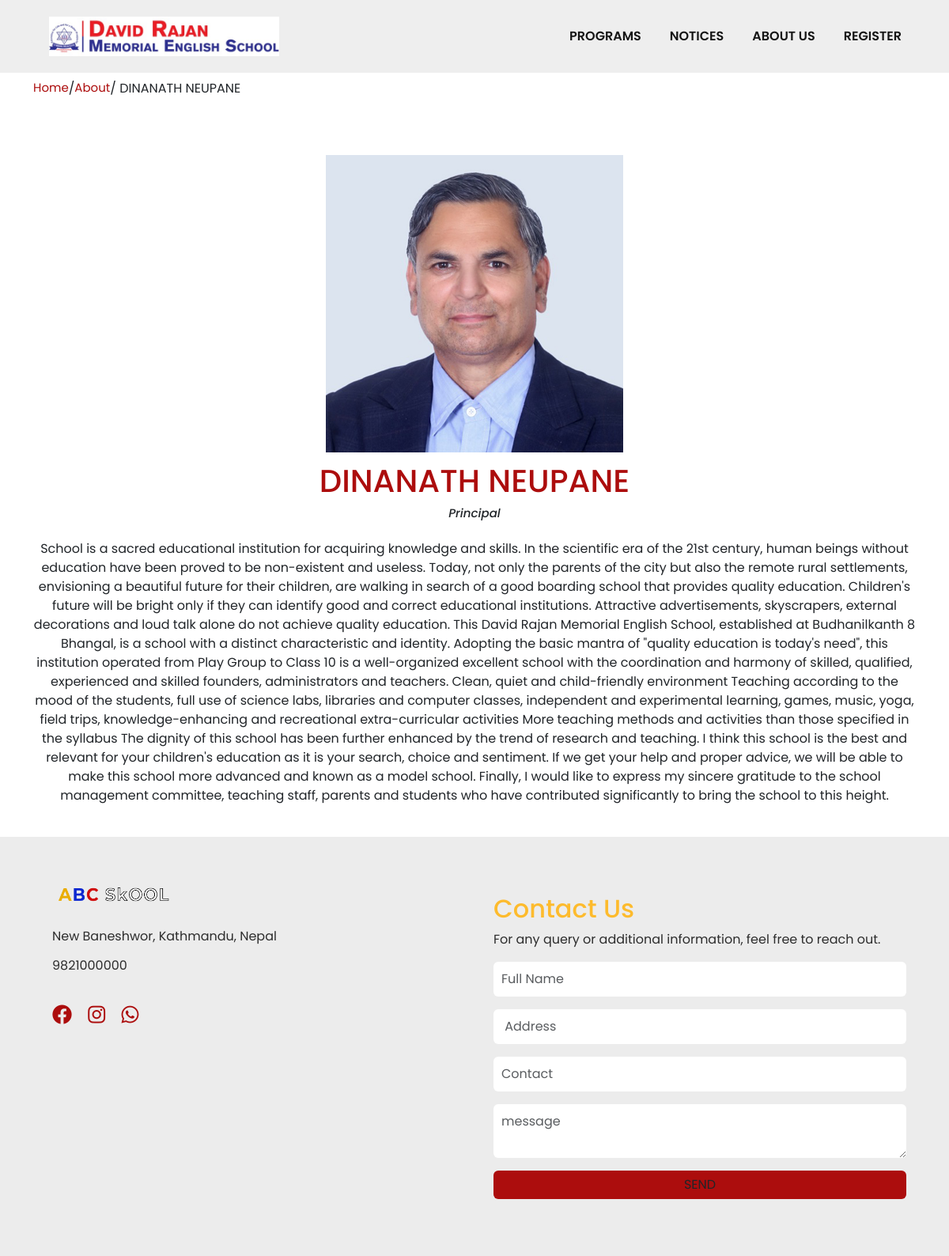
The app's page /message/DINANATH NEUPANE with its own data.
### core/models.py (models this page shows, shortened)
class Academics(models.Model):
    department = models.ForeignKey(Departments, on_delete= models.CASCADE)
    name = models.CharField(blank=False, null=False, max_length=255)
    forewords = models.TextField(default="")
    image = models.ImageField(default="")

class Departments(models.Model):
    title = models.CharField(blank=True, null= True, max_length=255)
    def __str__(self):
        return self.title

### core/views.py (the view)
# urls.py: path('message/<str:name>', aboutmessage, name='aboutmessage'), # About page
def aboutmessage(request, name):
    team = Academics.objects.filter(name = name)[0]
    context ={
        'team': team
    }
    return render(request, 'message.html', context)

### templates/message.html (shortened to what this page needs)
{% extends 'base.html' %}
{% load static %}
{% block content %}
<div class="container mb-4"  style="margin-top: 100px;">
    <div class="breadcrumb my-3 fs-15"><a class="fs-15 col-sec" href="/">Home</a> / <a class="fs-15 col-sec"  href="/about">About</a> / {{team.name}}</div>
<div  class="row text-center" style="justify-content: center;" >
    <div class="thumb-image mt-5 mb-1 ">
        <img src="/media/{{team.image}}" class="w-100 py-2">
    </div>
    <h1 class="col-sec"> {{team.name}}</h1>
    <h3 class="fs-15 pb-3"><i>{{team.department}}</i></h3>
    <p class="text-justify">{{team.forewords | safe}}</p>
</div>
</div>
{% endblock content %}

### static/css/styles.css (style rules this page uses)
* { margin: 0; padding: 0; box-sizing: border-box; font-family: "Poppins", serif; text-decoration: none !important; }
body { overflow-x: hidden; max-width: 100vw; }
.col-sec { color: rgb(172, 13, 13); }
.fs-15 { font-size: 15px; }

### templates/message.html (style rules this page uses)
.thumb-image { width: 400px; }

### records on screen
Academics: name "DINANATH NEUPANE", image (picture), department "Principal", forewords "School is a sacred educational institution for acquiring knowledge and skills. In the scientific era of the 21st century, human beings without education have been proved to be non-existent and useless. Today, not only the parents of the city but also the remote rural settlements, envisioning a beautiful future for their children, are walking in search of a good boarding school that provides quality education. Children's future will be bright only if they can identify good and correct educational institutions. Attractive advertisements, skyscrapers, external decorations and loud talk alone do not achieve quality education. This David Rajan Memorial English School, established at…"
